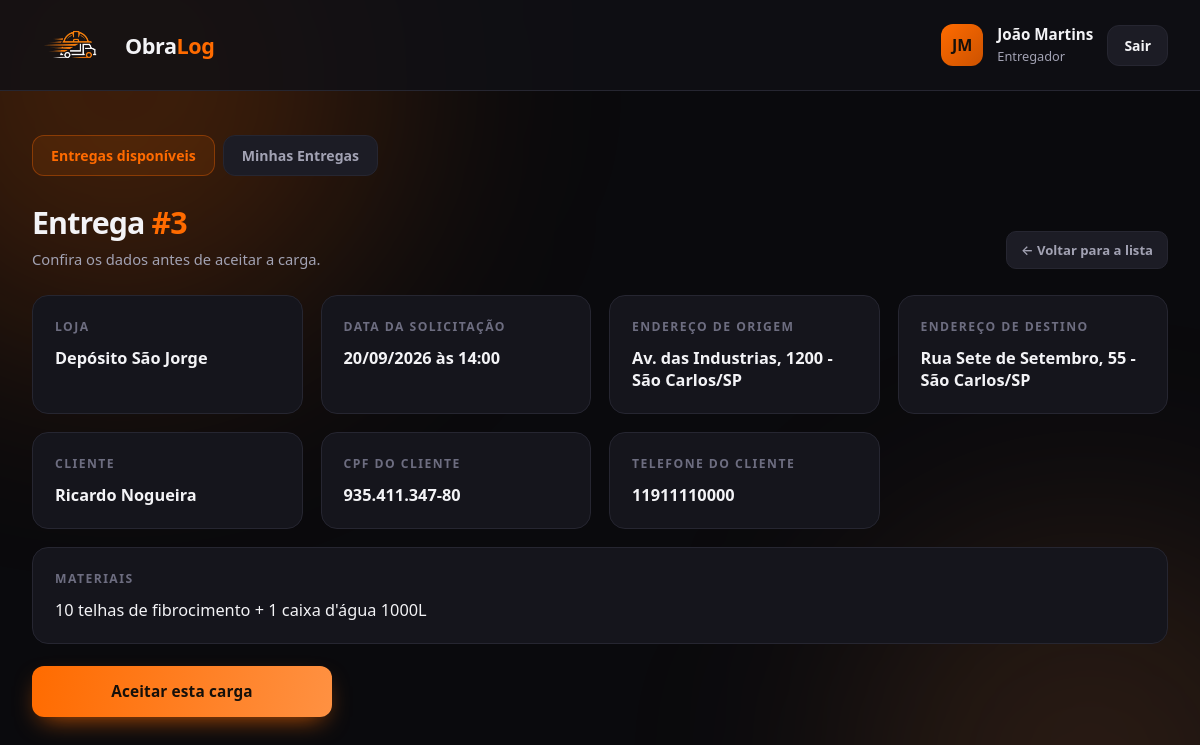
The page /entrega-detalhe.php?id=3 (signed in) on the database its author committed.
### tables this page shows
CREATE TABLE entrega (
    id_entrega          INT AUTO_INCREMENT PRIMARY KEY,
    id_loja             INT            NOT NULL,
    id_motorista        INT            NULL,
    id_cliente          INT            NOT NULL,
    endereco_origem     VARCHAR(200)   NOT NULL,
    endereco_entrega    VARCHAR(200)   NOT NULL,
    materiais           TEXT           NOT NULL,
    data_solicitacao    DATETIME       DEFAULT CURRENT_TIMESTAMP,
    data_entrega         DATETIME       NULL COMMENT 'preenchida quando o motorista aceita',
    data_finalizacao     DATETIME       NULL COMMENT 'preenchida quando o motorista finaliza; NULL = ainda ativa',
    CONSTRAINT fk_entrega_loja FOREIGN KEY (id_loja)
        REFERENCES loja (id_usuario) ON DELETE CASCADE,
    CONSTRAINT fk_entrega_motorista FOREIGN KEY (id_motorista)
        REFERENCES motorista (id_usuario) ON DELETE SET NULL,
    CONSTRAINT fk_entrega_cliente FOREIGN KEY (id_cliente)
        REFERENCES cliente (id_cliente) ON DELETE CASCADE
);

CREATE TABLE cliente (
    id_cliente   INT AUTO_INCREMENT PRIMARY KEY,
    nome         VARCHAR(150)   NOT NULL,
    cpf          VARCHAR(11)    NOT NULL,
    telefone     VARCHAR(11)    NOT NULL,
    endereco     VARCHAR(200)   NOT NULL,
    UNIQUE KEY uq_cliente_cpf (cpf)
);

### includes/auth.php (called while the page is built, shortened)
<?php
function estaLogado(): bool
{
    return isset($_SESSION['usuario']['id_usuario']);
}
function usuarioLogado(): ?array
{
    return $_SESSION['usuario'] ?? null;
}
function exigirTipo(string $tipo): array
{
    $usuario = usuarioLogado();
    return $usuario;
}
function iniciais(string $nome): string
{
    $partes = preg_split('/\s+/', trim($nome));
    $letras = mb_substr($partes[0] ?? '', 0, 1);
    if (count($partes) > 1) {
        $letras .= mb_substr(end($partes), 0, 1);
    }
    return mb_strtoupper($letras);
}
function somenteDigitos(?string $valor): string
{
    return preg_replace('/\D/', '', (string) $valor);
}
function e(?string $valor): string
{
    return htmlspecialchars((string) $valor, ENT_QUOTES, 'UTF-8');
}
function formatarCpf(?string $valor): string
{
    $d = somenteDigitos($valor);
    return sprintf('%s.%s.%s-%s', substr($d, 0, 3), substr($d, 3, 3), substr($d, 6, 3), substr($d, 9));
}

### entrega-detalhe.php (the view, shortened to what this page needs)
<?php
require_once __DIR__ . '/includes/auth.php';
require_once __DIR__ . '/includes/conexao.php';
$usuario = exigirTipo('motorista');
$idEntrega = (int) ($_GET['id'] ?? 0);
$stmt = $pdo->prepare(
    "SELECT  en.*,
             COALESCE(l.nome_fantasia, ul.nome) AS nome_loja,
             l.telefone                          AS telefone_loja,
             c.nome                              AS nome_cliente,
             c.cpf                                AS cpf_cliente,
             c.telefone                          AS telefone_cliente
     FROM    entrega en
     JOIN    loja    l  ON l.id_usuario = en.id_loja
     JOIN    usuario ul ON ul.id_usuario = en.id_loja
     JOIN    cliente c  ON c.id_cliente = en.id_cliente
     WHERE   en.id_entrega = ?"
);
$stmt->execute([$idEntrega]);
$entrega = $stmt->fetch();
$ehDoMotorista = (int) $entrega['id_motorista'] === (int) $usuario['id_usuario'];
function dataBr(?string $data): string
{
    return $data ? date('d/m/Y \à\s H:i', strtotime($data)) : '-';
}
?>
<!DOCTYPE html>
<html lang="pt-BR">
<head>
    <link rel="stylesheet" href="style.css">
</head>
<body>
<header class="topo">
    <div class="logo-topo">
        <img src="img/logoObraLog.png" alt="ObraLog">
        <span>Obra<b>Log</b></span>
    </div>
    <div class="usuario-atual">
        <div class="avatar"><?= e(iniciais($usuario['nome'])) ?></div>
        <div class="dados">
            <strong><?= e($usuario['nome']) ?></strong>
            <small>Entregador</small>
        </div>
        <a href="logout.php" class="botao-sair">Sair</a>
    </div>
</header>
<main class="conteudo conteudo-largo">
    <?php $paginaAtual = $ehDoMotorista ? 'minhas' : 'disponiveis'; require __DIR__ . '/includes/menu-motorista.php'; ?>
    <div class="cabecalho-pagina">
        <div>
            <h1>Entrega <span>#<?= (int) $entrega['id_entrega'] ?></span></h1>
            <p>Confira os dados antes de aceitar a carga.</p>
        </div>
        <a href="<?= $ehDoMotorista ? 'minhas-entregas.php' : 'entregas.php' ?>" class="acao">&larr; Voltar para a lista</a>
    </div>
    <div class="grade-cartoes">
        <div class="cartao-info">
            <h3>Loja</h3>
            <p><?= e($entrega['nome_loja']) ?></p>
        </div>
        <div class="cartao-info">
            <h3>Data da solicitação</h3>
            <p><?= dataBr($entrega['data_solicitacao']) ?></p>
        </div>
        <div class="cartao-info">
            <h3>Endereço de origem</h3>
            <p><?= e($entrega['endereco_origem']) ?></p>
        </div>
        <div class="cartao-info">
            <h3>Endereço de destino</h3>
            <p><?= e($entrega['endereco_entrega']) ?></p>
        </div>
        <div class="cartao-info">
            <h3>Cliente</h3>
            <p><?= e($entrega['nome_cliente']) ?></p>
        </div>
        <div class="cartao-info">
            <h3>CPF do cliente</h3>
            <p><?= e(formatarCpf($entrega['cpf_cliente'])) ?></p>
        </div>
        <div class="cartao-info">
            <h3>Telefone do cliente</h3>
            <p><?= e($entrega['telefone_cliente']) ?></p>
        </div>
        <div class="cartao-info" style="grid-column: 1 / -1">
            <h3>Materiais</h3>
            <p style="font-weight:400"><?= nl2br(e($entrega['materiais'])) ?></p>
        </div>
    </div>
    <?php if (!$ehDoMotorista): ?>
        <form method="post" action="aceitar-entrega.php" style="margin-top:22px; max-width:300px">
            <button type="submit" class="botao botao-principal">Aceitar esta carga</button>
        </form>
    <?php endif; ?>
</main>
</body>
</html>

### rows shown on the page
entrega: id_entrega "3", data_solicitacao "20/09/2026 às 14:00", endereco_origem "Av. das Industrias, 1200 - São Carlos/SP", endereco_entrega "Rua Sete de Setembro, 55 - São Carlos/SP", id_cliente.nome "Ricardo Nogueira", id_cliente.cpf "935.411.347-80", id_cliente.telefone "11911110000", materiais "10 telhas de fibrocimento + 1 caixa d'água 1000L"

### other values the page prints
iniciais($usuario['nome']) "JM"
$usuario['nome'] "João Martins"
$entrega['nome_loja'] "Depósito São Jorge"
